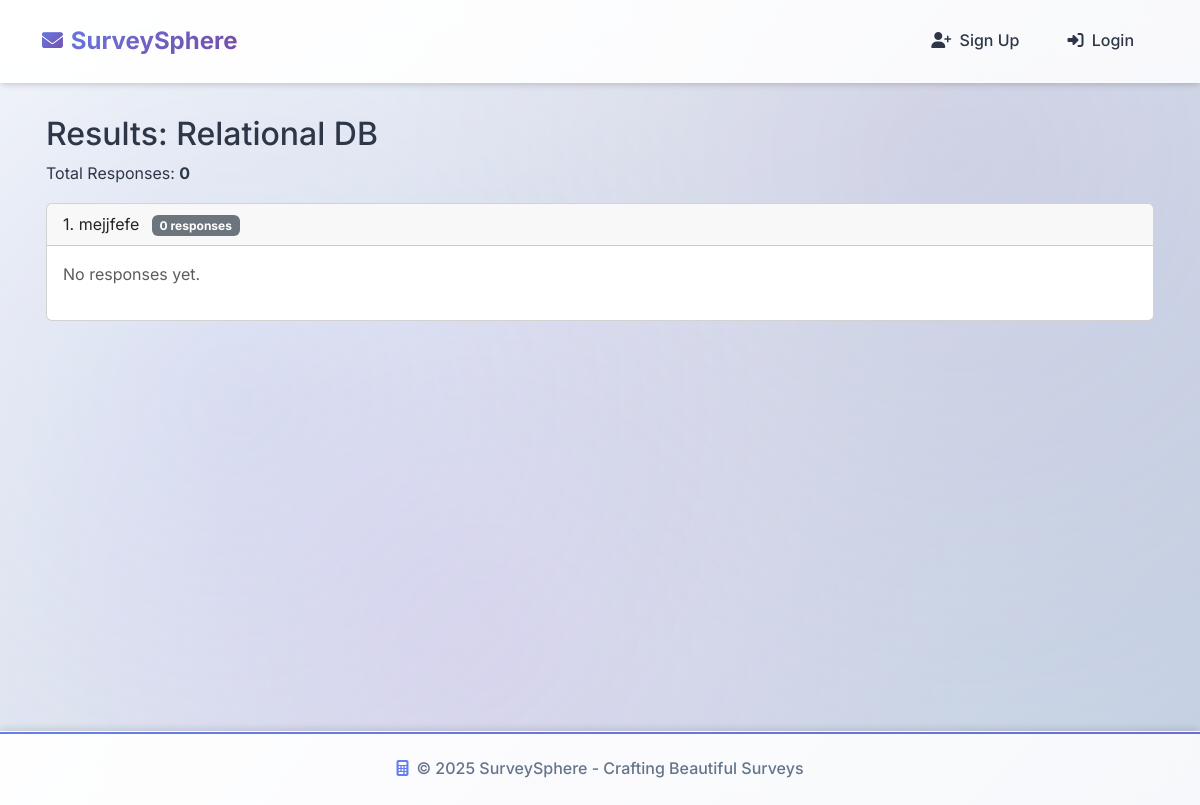
The page /surveys/survey/1/results/ on the database as committed earlier.
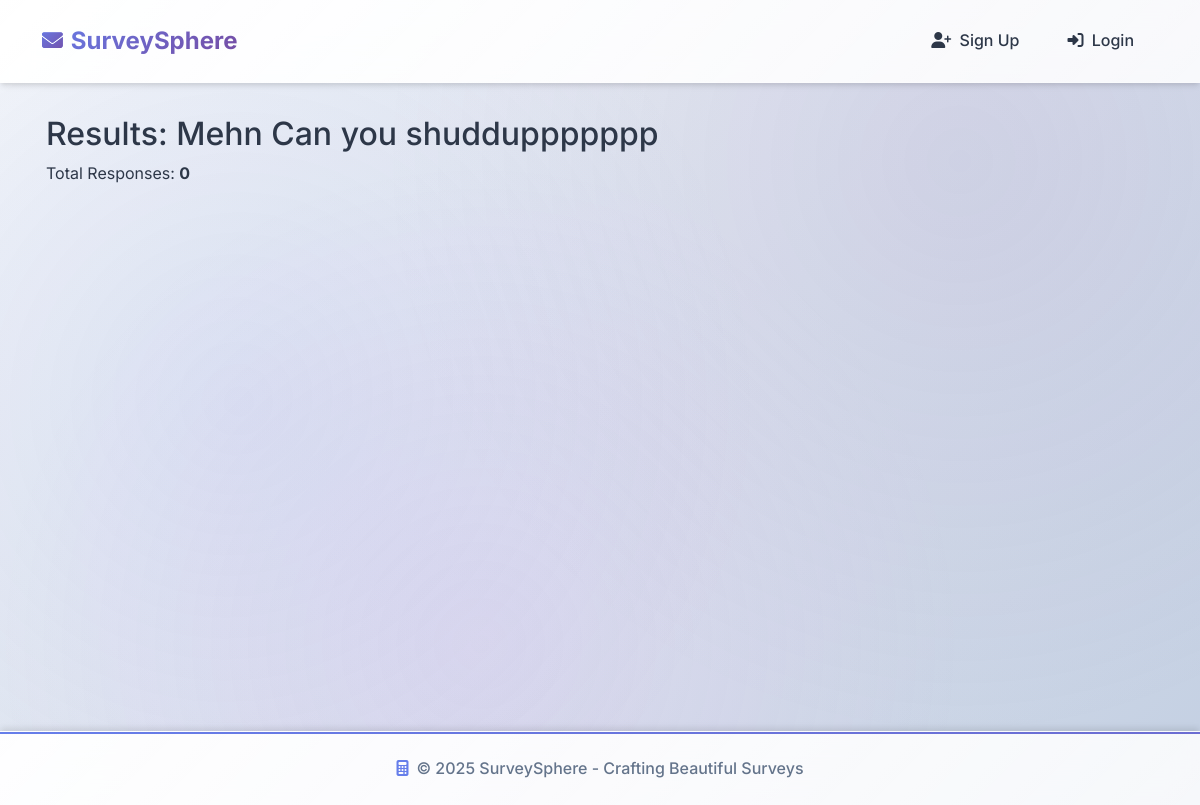
The same page on the database as committed later.
### surveys/models.py (models this page shows, shortened)
class Survey(models.Model):
    title = models.CharField(max_length=200)
    description = models.TextField(blank=True)
    created_at = models.DateTimeField(auto_now_add=True)
    updated_at = models.DateTimeField(auto_now=True)
    is_active = models.BooleanField(default=True)
    created_by = models.ForeignKey(CustomUser, on_delete=models.CASCADE, related_name="surveys")
    class Meta:
        ordering = ['-created_at']
        verbose_name = "Survey"
        verbose_name_plural = "Surveys"
    @property
    def response_count(self):
        return self.responses.count()

class Question(models.Model):
    QUESTION_TYPES = (
        ('text', 'Text Input'),
        ('textarea', 'Long Text'),
        ('radio', 'Single Choice'),
        ('checkbox', 'Multiple Choice'),
        ('rating', 'Rating Scale'),
        ('email', 'Email'),
        ('number', 'Number'),
    )
    survey = models.ForeignKey(Survey, on_delete=models.CASCADE, related_name="questions")
    text = models.CharField(max_length=500)  # Increased for longer questions
    question_type = models.CharField(max_length=20, choices=QUESTION_TYPES, default='text')
    is_required = models.BooleanField(default=False)
    order = models.PositiveIntegerField(default=0)  # For question ordering
    help_text = models.CharField(max_length=200, blank=True)
    class Meta:
        ordering = ['order', 'id']
        unique_together = ['survey', 'order']

### surveys/views.py (the view)
# urls.py: path("survey/<int:survey_id>/results/", views.survey_results, name="survey_results"),
def survey_results(request, survey_id):
    survey = get_object_or_404(Survey, id=survey_id)
    questions_with_results = []
    for question in survey.questions.all():
        answers_qs = Answer.objects.filter(question=question)
        total_responses = answers_qs.count()
        result_data = {}
        if question.question_type in ["radio", "checkbox"]:
            options_data = []
            for option in question.options.all():
                count = answers_qs.filter(selected_options=option).count()
                percentage = (count / total_responses * 100) if total_responses > 0 else 0
                options_data.append({
                    "option": option.text,
                    "count": count,
                    "percentage": round(percentage, 2),
                })
            result_data = {"options": options_data}
        elif question.question_type in ["number", "rating"]:
            numeric_answers = [a.numeric_answer for a in answers_qs if a.numeric_answer is not None]
            avg = sum(numeric_answers) / len(numeric_answers) if numeric_answers else None
            result_data = {"average": avg, "answers": numeric_answers}
        else:  # text, textarea, email
            text_answers = [a.text_answer for a in answers_qs if a.text_answer]
            result_data = {"answers": text_answers}
        questions_with_results.append({
            "question": question.text,
            "type": question.question_type,
            "total": total_responses,
            "results": result_data,
        })
    context = {
        "survey": survey,
        "questions_with_results": questions_with_results,
    }
    return render(request, "surveys/survey_results.html", context)

### surveys/templates/surveys/survey_results.html (shortened to what this page needs)
{% extends "surveys/base.html" %}
{% block content %}
<div class="content-wrapper">
    <h2>Results: {{ survey.title }}</h2>
    <p>Total Responses: <strong>{{ survey.response_count }}</strong></p>
    {% for q in questions_with_results %}
        <div class="card my-3">
            <div class="card-header">
                {{ forloop.counter }}. {{ q.question }}
                <span class="badge bg-secondary ms-2">{{ q.total }} responses</span>
            </div>
            <div class="card-body">
                {% if q.type == "radio" or q.type == "checkbox" %}
                    <ul>
                        {% for opt in q.results.options %}
                            <li>
                                {{ opt.option }} — {{ opt.count }} ({{ opt.percentage }}%)
                            </li>
                        {% endfor %}
                    </ul>
                {% else %}
                    {% if q.results.answers %}
                        <ul>
                            {% for ans in q.results.answers %}
                                <li>“{{ ans }}”</li>
                            {% endfor %}
                        </ul>
                    {% else %}
                        <p class="text-muted">No responses yet.</p>
                    {% endif %}
                {% endif %}
            </div>
        </div>
    {% endfor %}
</div>
{% endblock %}

Rows that differ between the two databases and show on the page:
removed Question: question "mejjfefe"
changed Survey: title "Relational DB" → "Mehn Can you shudduppppppp"
Other text that changed with them:
list line gone: "1 . 0 responses No responses yet."
